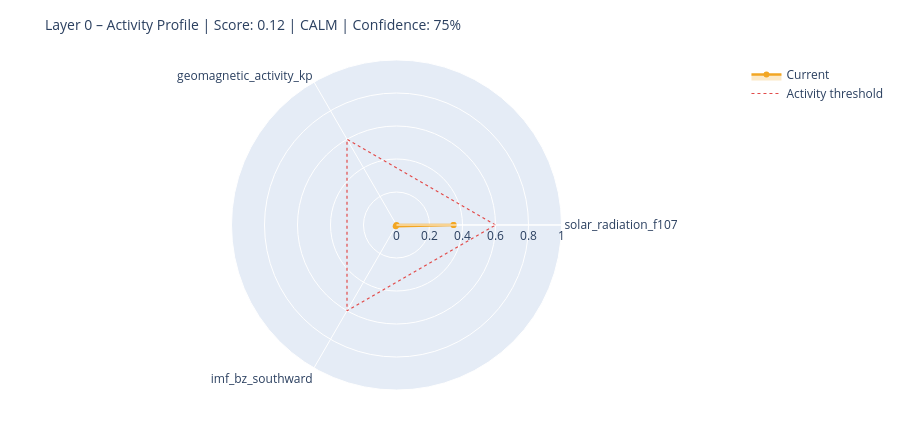

The notebook cell saved with this chart:
### Markdown cell above
---
## 6. State Assessment & Handoff to Layer 1

### Code cell
# ============================================================
# STEP 1 – Collect raw values with source modes
# Mode: 'primary' | 'fallback_3h' | 'last_valid' | 'missing'
# ============================================================

def safe_last(df, col):
    if df is None or col not in df.columns: return None
    s = df[col].dropna()
    return float(s.iloc[-1]) if not s.empty else None

f107_now = safe_last(df_f107, 'f10.7')
bz_now   = safe_last(df_mag,  'bz_gsm')
kp_now   = safe_last(df_kp,   'kp')
sw_now   = safe_last(df_sw,   'speed')

source_modes = {
    'F10.7':    'primary'  if f107_now is not None else 'missing',
    'Kp':       'primary'  if kp_now   is not None else 'missing',
    'IMF_Bz':   'primary'  if bz_now   is not None else 'missing',
    'SW_speed': 'primary'  if sw_now   is not None else 'missing',
}

# Kp Fallback – 3h endpoint
if kp_now is None:
    try:
        r = requests.get(
            'https://services.swpc.noaa.gov/json/noaa-planetary-k-index.json',
            timeout=10)
        r.raise_for_status()
        fb = pd.DataFrame(r.json())
        tc = next((c for c in fb.columns if 'time' in c.lower()), fb.columns[0])
        kc = next((c for c in fb.columns if 'kp' in c.lower() and c != tc), None)
        if kc:
            fb[kc] = fb[kc].astype(str).str.extract(r'([0-9]+(?:\.[0-9]*)?)')[0]
            fb[kc] = pd.to_numeric(fb[kc], errors='coerce')
            fb = fb[fb[kc] >= 0].dropna(subset=[kc])
            if not fb.empty:
                kp_now = float(fb[kc].iloc[-1])
                source_modes['Kp'] = 'fallback_3h'
                print(f'  Kp fallback (3h): {kp_now:.1f}')
    except Exception as e:
        print(f'  Kp fallback failed: {e}')

# Solar Wind Fallback – last valid value
if sw_now is None and df_sw is not None and 'speed' in df_sw.columns:
    s = df_sw['speed'].dropna()
    if not s.empty:
        sw_now = float(s.iloc[-1])
        source_modes['SW_speed'] = 'last_valid'
        print(f'  SW fallback (last_valid): {sw_now:.0f} km/s')

print()
print('Source modes:', source_modes)

# ============================================================
# STEP 2 – Score from available components only
# ============================================================

def norm(v, lo, hi):
    if v is None: return None
    return max(0.0, min(1.0, (v - lo) / (hi - lo)))

COMPONENTS = {
    'solar_radiation_f107':    (f107_now, norm(f107_now, 60, 250)),
    'geomagnetic_activity_kp': (kp_now,   norm(kp_now,   0,   9)),
    'imf_bz_southward':        (bz_now,   norm(-(bz_now or 0) if bz_now else None, -5, 30)
                                           if bz_now is not None else None),
    'solar_wind_speed':        (sw_now,   norm(sw_now, 300, 800)),
}

available   = {k: v[1] for k, v in COMPONENTS.items() if v[1] is not None}
unavailable = [k for k, v in COMPONENTS.items() if v[1] is None]

layer0_score = round(sum(available.values()) / len(available), 4) if available else None
confidence   = round(len(available) / len(COMPONENTS), 2)

level = ('unknown'  if layer0_score is None
         else 'calm'     if layer0_score < 0.3
         else 'moderate' if layer0_score < 0.6
         else 'active')

# ============================================================
# STEP 3 – Dominant Driver
# ============================================================

def dominant_driver(kp, f107, bz, sw):
    candidates = []
    if kp   is not None and kp   >= 4:   candidates.append(('geomagnetic',    kp / 9))
    if sw   is not None and sw   >= 500:  candidates.append(('solar_wind',     sw / 800))
    if bz   is not None and bz   <= -5:   candidates.append(('imf_southward',  abs(bz) / 30))
    if f107 is not None and f107 >= 150:  candidates.append(('solar_radiation',f107 / 250))
    return max(candidates, key=lambda x: x[1])[0] if candidates else 'none'

driver = dominant_driver(kp_now, f107_now, bz_now, sw_now)

# ============================================================
# STEP 4 – Downstream expectations
# ============================================================

def downstream_expectation(driver, score, kp, bz, f107):
    exp = {
        'magnetosphere':        'calm',
        'ionosphere':           'calm',
        'schumann_resonance':   'unchanged',
        'lithosphere_currents': 'low',
    }
    if driver == 'geomagnetic' or (kp and kp >= 5):
        exp['magnetosphere']        = 'compressed / storm'
        exp['ionosphere']           = 'elevated disturbance (TEC variability)'
        exp['schumann_resonance']   = 'elevated amplitude possible'
        exp['lithosphere_currents'] = 'elevated induction currents'
    elif driver == 'imf_southward' or (bz and bz <= -5):
        exp['magnetosphere']        = 'energy coupling active'
        exp['ionosphere']           = 'elevated electron density possible'
        exp['schumann_resonance']   = 'slight modulation possible'
    elif driver == 'solar_radiation' or (f107 and f107 >= 150):
        exp['ionosphere']           = 'elevated ionization (F-layer)'
        exp['schumann_resonance']   = 'slightly elevated background activity'
    return exp

downstream = downstream_expectation(driver, layer0_score, kp_now, bz_now, f107_now)

# ============================================================
# CONSOLE OUTPUT
# ============================================================

W = 58
print('=' * W)
print('LAYER 0 – STATE ASSESSMENT')
print('=' * W)
for name, (raw_v, score_v) in COMPONENTS.items():
    if score_v is not None:
        bar = '█' * int(score_v * 20) + '░' * (20 - int(score_v * 20))
        print(f'  {name:<35}  {bar}  {score_v:.2f}')
    else:
        print(f'  {name:<35}  {"─" * 20}  n/a')
print('-' * W)
print(f'  Score ({len(available)}/{len(COMPONENTS)} components):  {layer0_score:.3f}')
print(f'  Confidence:         {confidence:.0%}')
print(f'  Level:              {level.upper()}')
print(f'  Dominant Driver:    {driver}')

# Radar chart
cats = list(available.keys())
vals = list(available.values())
if len(cats) >= 3:
    fig = go.Figure()
    fig.add_trace(go.Scatterpolar(
        r=vals + [vals[0]], theta=cats + [cats[0]],
        fill='toself', fillcolor='rgba(242,166,35,0.25)',
        line=dict(color='#F2A623', width=2.5), name='Current'
    ))
    fig.add_trace(go.Scatterpolar(
        r=[0.6] * (len(cats) + 1), theta=cats + [cats[0]],
        line=dict(color='#E24B4A', dash='dot', width=1.2),
        mode='lines', name='Activity threshold'
    ))
    fig.update_layout(
        title=dict(text=f'Layer 0 – Activity Profile | Score: {layer0_score:.2f} | {level.upper()} | Confidence: {confidence:.0%}',
                   font=dict(size=14)),
        polar=dict(radialaxis=dict(visible=True, range=[0, 1])),
        height=430, showlegend=True,
        margin=dict(l=60, r=60, t=60, b=40)
    )
    fig.show()

### Figure 1 — Plotly figure (JSON) as saved in the notebook; plotly's stock layout.template omitted (floating-point values rounded to 4 significant figures)
{"data": [{"fill": "toself", "fillcolor": "rgba(242,166,35,0.25)", "line": {"color": "#F2A623", "width": 2.5}, "name": "Current", "r": [0.3457, 0.0, 0.009429, 0.3457], "theta": ["solar_radiation_f107", "geomagnetic_activity_kp", "imf_bz_southward", "solar_radiation_f107"], "type": "scatterpolar"}, {"line": {"color": "#E24B4A", "dash": "dot", "width": 1.2}, "mode": "lines", "name": "Activity threshold", "r": [0.6, 0.6, 0.6, 0.6], "theta": ["solar_radiation_f107", "geomagnetic_activity_kp", "imf_bz_southward", "solar_radiation_f107"], "type": "scatterpolar"}], "layout": {"height": 430, "margin": {"b": 40, "l": 60, "r": 60, "t": 60}, "polar": {"radialaxis": {"range": [0, 1], "visible": true}}, "showlegend": true, "title": {"font": {"size": 14}, "text": "Layer 0 – Activity Profile | Score: 0.12 | CALM | Confidence: 75%"}}}
